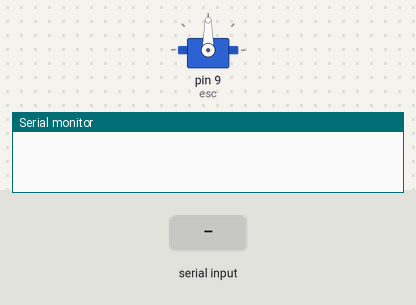
Simulated run of this sketch. Board: Arduino Uno, built with avr-gcc and run on an emulated ATmega328P. Shown: servo, the last lines printed to the serial monitor. Inputs (shaded band) come from the test bench.

Above: at 1.2 s.
1.3 s: "up" received over Serial
At 3.2 s:
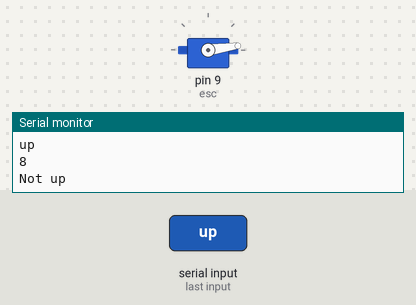
Timing chart, 0 to 4.7 s (numbered marks = the images above; inputs shaded):
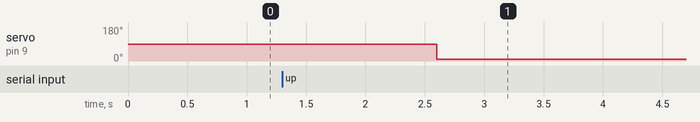

Measured:
- after the input at 1.3 s, servo on pin 9 (esc): 90° → 8° after 1.3 s

The sketch:

not_working.ino
```cpp
#include <Servo.h>
// no reverse
// need to implement relay method to make reverse


Servo esc;
int throttlePin = 0;
int throttleValue;
String receiv;

void setup()
{
esc.attach(9);
Serial.begin(9600);
}

void loop()
{
  if (Serial.available()){
   // throttleValue = Serial.parseInt();
   // assign received serial in reciev
   receiv = Serial.readString();
   if (receiv == "up"){
     Serial.println(receiv);
     delay(300);
     throttleValue = + 50;
     speed_motor(throttleValue);
     receiv ="";
   if (receiv != "up"){
   Serial.println("Not up");
   }
}
//int throttle = analogRead(throttlePin);
}
}
void speed_motor(int n_throttle){
  int throttle= map(n_throttle, 0, 1023,
               0, 179);
  esc.write(throttle);
  Serial.println(throttle);
  delay(300);
}
```
